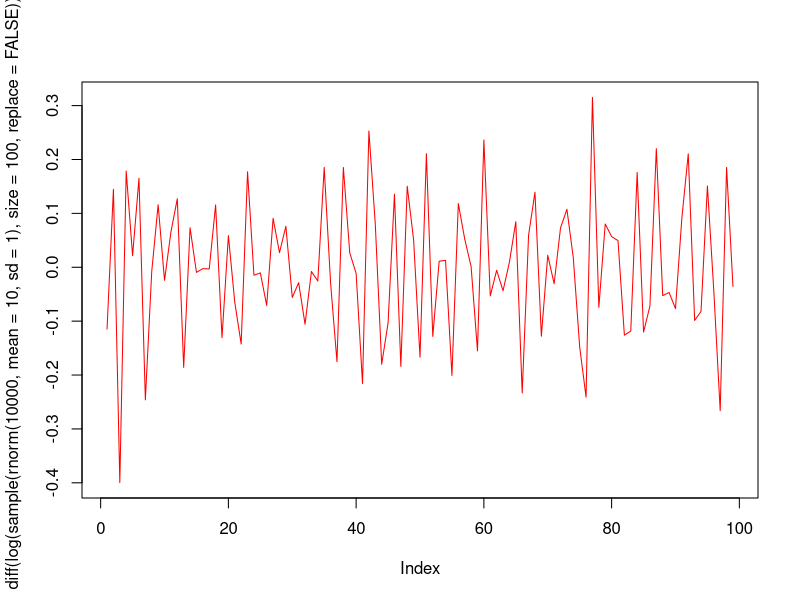
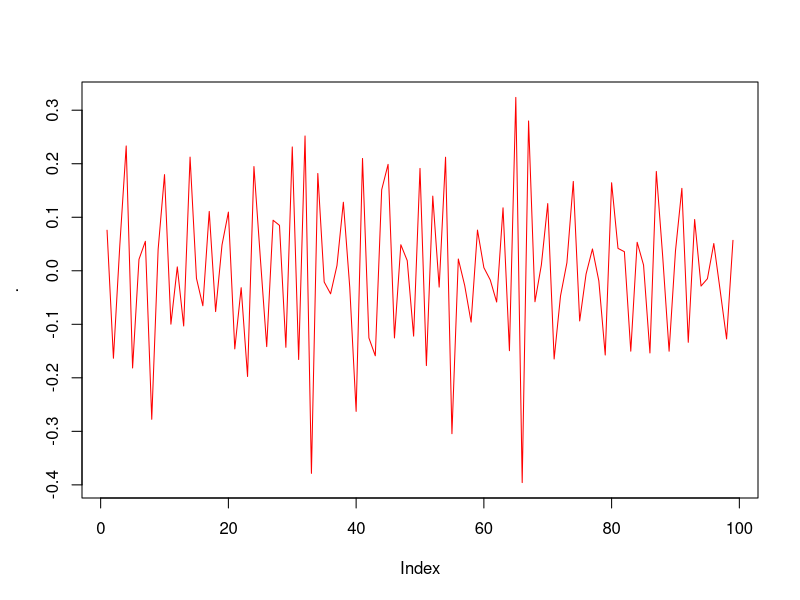

R code for these plots, in order: (Note: this script raises an error after producing the figures.)
# tidyverse 패키지
if(!requireNamespace("tidyverse")){
  install.packages("tidyverse")
}

library(tidyverse)

# 함수를 연결하는 파이프 연산자 (%>%)
# 함수를 중첩해서 사용할 일이 점점 빈번해 짐
plot(diff(log(sample(rnorm(10000,mean=10,sd=1),size=100,replace=FALSE))),col="red",type="l")
# %>% 를 사용하면
# 1. 생각의 순서대로 함수를 작성 가능
# 2. 중간 변수 저장을 할 필요가 없음
# 3. 순서가 읽기 용이해 기억하기 좋음
rnorm(10000,mean=10,sd=1) %>%
  sample(size=100,replace=FALSE) %>%
  log %>%
  diff %>%
  plot(col = "red", type="l")
# flights 데이터에 파이프 연산자 사용 예시1
flights %>%
  group_by(year, month , day) %>%
  summarise(delay=mean(dep_delay, na.rm = TRUE))
# group_by()는 filter()와도 함께 사용할 수 있음
popular_dests <- flights %>%
  group_by(dest) %>%
  filter(n() > 365)
popular_dests
# 사용할 데이터부터 순서대로 함수를 작성할 수 있는 장점
popular_dests %>%
  filter(arr_delay > 0 ) %>%
  mutate(prop_delay = arr_delay / sum(arr_delay)) %>%
  select(year:day, dest, arr_delay, prop_delay)
